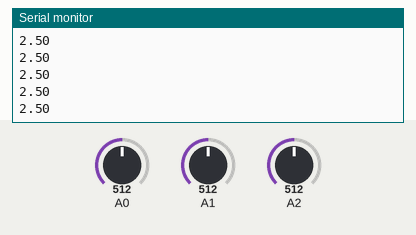
This sketch was run on a simulated Arduino Uno, built with avr-gcc and run on an emulated ATmega328P. On the bench: the last lines printed to the serial monitor. Inputs (shaded band) come from the test bench; at power-on: A0 = 512, A1 = 512, A2 = 512.

Above: at 1.2 s.
1.3 s: A0 set to 716
At 2.0 s:
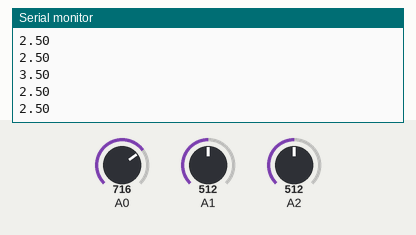
2.8 s: A1 set to 306
At 3.6 s:
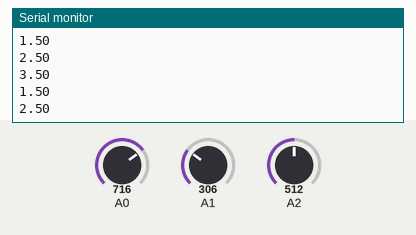
4.3 s: A2 set to 900
At 5.4 s:
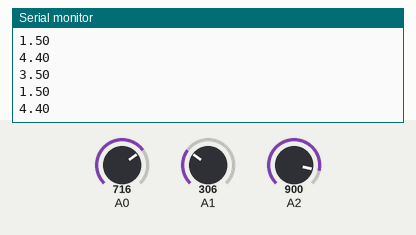
5.8 s: A2 set to 1023
At 6.7 s:
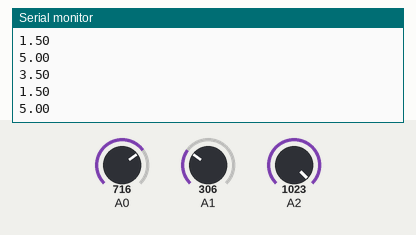
7.3 s: A1 set to 122
At 8.1 s:
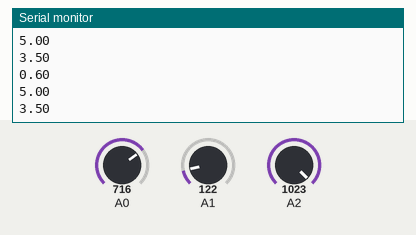
8.8 s: A0 set to 0
At 9.8 s:
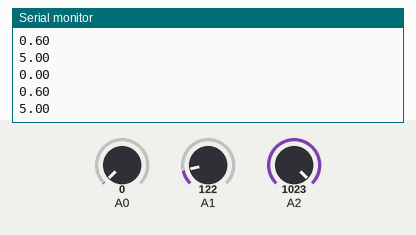
Timing chart, 0 to 11.3 s (numbered marks = the images above; inputs shaded):
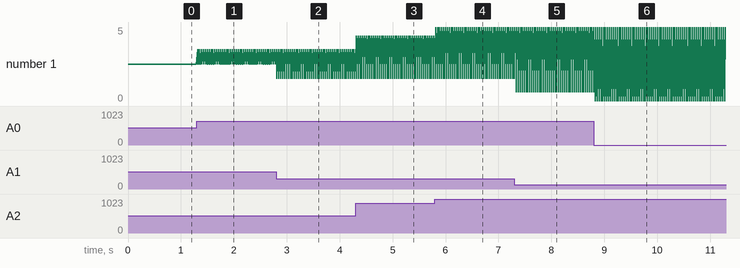

Measured:
- after the input at 1.3 s, the serial monitor: prints a new line at once (image 1)
- after the input at 2.8 s, the serial monitor: prints a new line at once (image 2)
- after the input at 4.3 s, the serial monitor: prints a new line at once (image 3)
- after the input at 5.8 s, the serial monitor: prints a new line at once (image 4)
- after the input at 7.3 s, the serial monitor: prints a new line at once (image 5)
- after the input at 8.8 s, the serial monitor: prints a new line at once (image 6)
- plotted number 1: 2.5 → 4.4 after the input at 4.3 s, 3.5 → 0.6 after the input at 7.3 s

The sketch:

send3ADCChannels.ino
```cpp
void setup() {
    Serial.begin(115200);               //initial the Serial
    pinMode(A0, INPUT);

}
//When using 4 channels use all the un-commented lines and comment the following line
float adcValue[3];
//float adcValue[4];

void loop()
{
    adcValue [0] = analogRead(A0) * (5.00 / 1023.0 );
    adcValue [1] = analogRead(A1) * (5.00 / 1023.0 );
    adcValue [2] = analogRead(A2) * (5.00 / 1023.0 );
//    adcValue [3] = analogRead(A3) * (5.00 / 1023.0 );

    Serial.println(adcValue[0]);
    delay(5);
    Serial.println(adcValue[1]);
    delay(5);
    Serial.println(adcValue[2]);
    delay(5);
//    Serial.println(adcValue[3]);
//    delay(5);
    delay(20);
}
```
